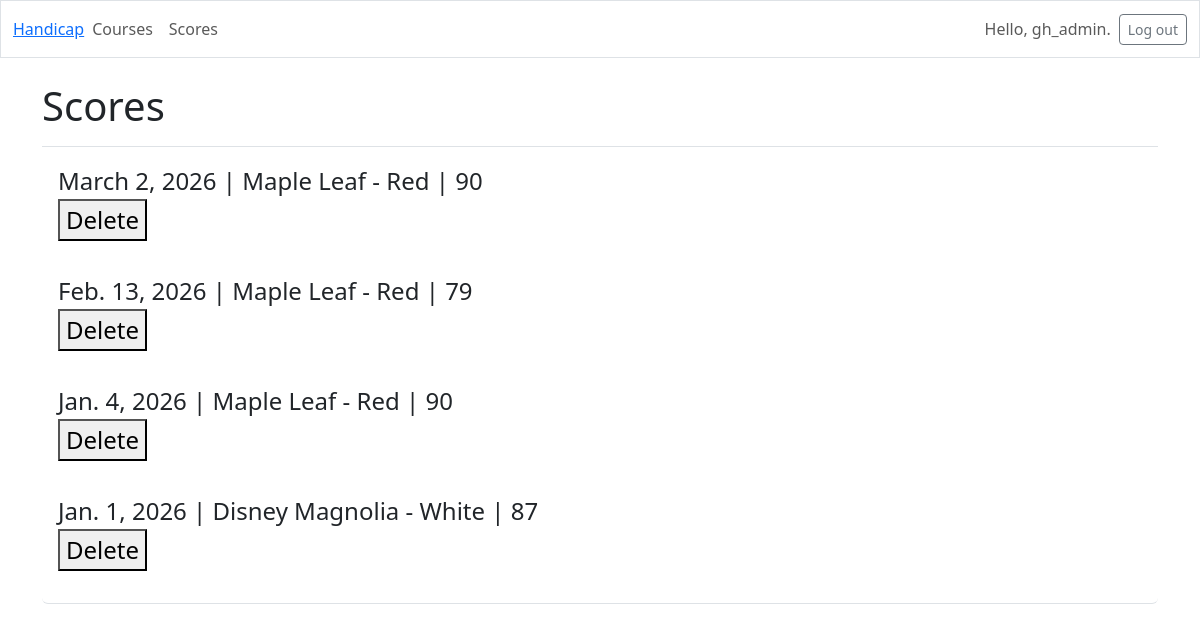
/scores/ (signed in), run on the app's committed database.
### golf_handicap/models.py (models this page shows, shortened)
class Score(models.Model):
    tee = models.ForeignKey(CourseTee, on_delete=models.CASCADE)
    score = models.IntegerField()
    date_played = models.DateField()
    date_added = models.DateTimeField(auto_now_add=True)
    owner = models.ForeignKey(User, on_delete=models.CASCADE)

class CourseTee(models.Model):
    course = models.ForeignKey(Course, on_delete=models.CASCADE)
    tee_name = models.CharField(max_length=200)
    course_rating = models.DecimalField(max_digits=4, decimal_places=1)
    slope_rating = models.IntegerField()
    course_par = models.IntegerField()
    date_added = models.DateTimeField(auto_now_add=True)
    def __str__(self):
        return f"{self.course.course_name} - {self.tee_name}"

class Course(models.Model):
    course_name = models.CharField(max_length=200)
    location = models.CharField(max_length=200)
    date_added = models.DateTimeField(auto_now_add=True)

### golf_handicap/views.py (the view)
# urls.py: path('scores/', views.scores, name='scores'),
@login_required
def scores(request):
    scores = Score.objects.filter(owner=request.user).order_by('-date_played')[:20]
    context = {'scores': scores}
    return render(request, 'golf_handicap/scores.html', context)

### golf_handicap/templates/golf_handicap/scores.html (shortened to what this page needs)
{% extends 'golf_handicap/base.html' %}
{% load bootstrap_icons %}
{% block page_header %}
  <h1>Scores</h1>
{% endblock page_header %}
{% block content %}
    <ul class="list-group border-bottom pb-2 mb-4">
      {% for score in scores %}
        <li class="list-group-item border-0 fs-4">{{ score.date_played }} | {{ score.tee}} | {{ score.score }}
          <form action="{% url 'golf_handicap:delete_score' score_id=score.id %}" method="post" style="display_inline;">
            <button type="submit" onclick="return confirm('Are you sure you want to delete this score?');">
              Delete
            </button>
          </form></p>
        </li>
      {% endfor %}
    </ul>
{% endblock content %}

### golf_handicap/templates/golf_handicap/base.html (shortened to what this page needs)
{% load django_bootstrap5 %}
{% load bootstrap_icons %}
<!doctype html>
<html lang="en">
<head>
  {% bootstrap_css %}
</head>
<body>
  <nav class="navbar navbar-expand-md navbar-light mb-4 border">
    <div class="container-fluid">
      <a class="navbard-brand" href="{% url 'golf_handicap:index' %}">Handicap</a>
      <div class="collapse navbar-collapse" id="navbarCollapse">
        <ul class="navbar-nav me-auto mb-2 mb-md-0">
          <li class="nav-item">
            <a class="nav-link" href="{% url 'golf_handicap:courses' %}">Courses</a></li>
            <li class="nav-item">
            <a class="nav-link" href="{% url 'golf_handicap:scores' %}">Scores</a></li>
        </ul>
        <ul class="navbar-nav ms-auto mb-2 mb-md-0">
          {% if user.is_authenticated %}
            <li class="nav-item">
              <span class="navbar-text me-2">Hello, {{user.username }}.</span></li>
          {% else %}
            <li class="nav-item">
              <a class="nav-link" href="{% url 'accounts:login' %}">
          {% endif %}
        </ul>
        {% if user.is_authenticated %}
          <form action="{% url 'accounts:logout' %}" method='post'>
            <button name='submit' class='btn btn-outline-secondary btn-sm'>
              Log out</button>
          </form>
        {% endif %}
      </div>
    </div>
  </nav>
  <main class="container">
    <div class="pb-2 mb-2 border-bottom">
      {% block page_header %}{% endblock page_header %}
    </div>
    <div>
      {% block content %}{% endblock content %}
    </div>
  </main>
</body>
</html>

### data on the page
Score: date_played "March 2, 2026", tee "Maple Leaf - Red", score "90"
Score: date_played "Feb. 13, 2026", tee "Maple Leaf - Red", score "79"
Score: date_played "Jan. 4, 2026", tee "Maple Leaf - Red", score "90"
Score: date_played "Jan. 1, 2026", tee "Disney Magnolia - White", score "87"

### other printed values
{{ user.username }} "gh_admin"
